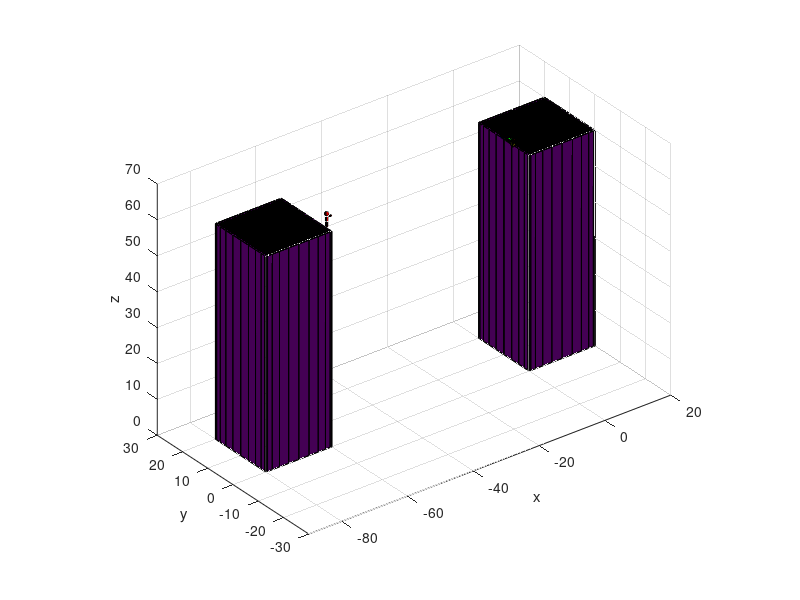

The MATLAB script that drew this image: (Note: this script raises an error after producing the figure.)
close all, clear all, clc

%% Setting the scene: THE AMAZING SPIDERMAN
% this code depicts an epic scene featuring the famous spiderman as he
% tries to save his Mary Jane Watson's life. This time the user gets to
% decide on some key peices to the scene. These pieces include the color of
% spiderman's suit, whether the building is on fire, and even if spiderman
% can save Mary Jane. In order to run the code just click run and type
% 'yes'or 'no' to any of the three questions.
disp('Mary Jane Watson has been dropped from a building by the green goblin.'); 
disp( 'She is falling to her death and only Spiderman can save her!');

%% Background
%Scope
Axes = axes('XLim',[-90 20],'YLim',[-30 30],...
    'Zlim', [0 70]);
view(3);
grid on;  
axis equal;
hold on
xlabel('x');
ylabel('y');
zlabel('z');
[x y z] = cylinder([0.2 0.2]); % used on spiderman and mary jane
[i j k]= sphere; % used on spidermans and mary janes head
[xc yc zc] = cylinder([0.1 0.0]); % used for the fire on the buildings
% the axis appears before the user input is requested so that the user can
% dock the empty plot before anything actually happens.

%% user input
color = input('Is this spiderman 3?      ', 's');
fire = input('Is the building on fire?    ', 's');
save = input('Does Spiderman save Mary Jane?    ', 's');

switch  color % this part changes the varible used to color spiderman
    case {'y','Y', 'yes', 'yeah', 'YES'};
        spidermanColor = 'black';
    otherwise 
        spidermanColor = 'red';
end
switch fire % when switched yes randomly generated cones appear on mary js building
    case {'y', 'Y', 'yes', 'yeah', 'sure', 'YES'};
        i=0  ;
       while i< 50;
        fire= surface( (0+20)*rand(1,1)*xc+(0+20*rand(1,1)), (0+20)*rand(1,1)*yc+(0+20*rand(1,1)),...
            (1+30)*rand(1,1)*zc+60, 'Facecolor', [1 rand(1) 0]);
        i=i+1;
        hold on
       end
        
end
switch save; % this switch alters spidermans path
    case { 'no', 'n', 'NOPE', 'N', 'NO'};
        omegaX = .10*pi;
        omegaZ = -.074*pi;
    otherwise
        omegaX= .16*pi;
        omegaZ= -.074*pi;
end

%% Buildings

% Mary J building
southFacade1= surface(50*x+10, 0*y, 60*z);
eastFacade1= surface(0*x+20, 50*y+10,60*z);
northFacade1= surface(50*x+10, 0*y+20, 60*z);
westFacade1= surface(0*x, 50*y+10,60*z);
topFacade1= surface(50*x+10,20*z,0*y+60, 'Facecolor', 'black');
% the building is a collection of square planes. It does not need to be
% combined as one object because it is not moving

% Spiderman Building
southFacade2= surface(50*x-70, 0*y, 60*z);
eastFacade2= surface(0*x-60, 50*y+10,60*z);
northFacade2= surface(50*x-70, 0*y+20, 60*z);
westFacade2= surface(0*x-80, 50*y+10,60*z);
topFacade2= surface(50*x-70,20*z,0*y+60, 'Facecolor', 'black');
% this building is the same as the first except moved more towards
% spiderman.  

%% Mary Jane Watson Generation
[i j k]= sphere;
% Each surface of the woman
h(1)= surface(.5*i-5, .5*j, .5*k+65, 'Facecolor', 'yellow');
h(2)= surface(2*x-5, 0*y-.5, 2*z+64.4, 'Facecolor', 'red');
h(3)= surface(2*x-5, 3*z, y+65, 'Facecolor', 'green');
h(4)= surface(1*x-5.27, 2*z+2.5, y+65, 'Facecolor', 'blue');
h(5)= surface(1*x-4.73, 2*z+2.5, y+65, 'Facecolor', 'blue');
h(6)= surface(1*x-5.27, 2*y+1, z+65, 'Facecolor', 'green');
h(7)= surface(1*x-4.73, 2*y+1, z+65, 'Facecolor', 'green');
% setting each surface to one object
maryJ = hgtransform('Parent',Axes);
set(h(1:7), 'Parent', maryJ); 
drawnow

%% Spiderman Creation

h(8)= surface(.5*i-60, .5*j+2, .5*k+64, 'Facecolor', spidermanColor);
h(9)= surface(1.5*x-60, 1.5*y+2, 2*z+62, 'Facecolor', spidermanColor);
h(10)= surface(.75*x-60, .75*y+2.2, 1.5*z+60.5,'Facecolor', spidermanColor);
h(11)= surface(.75*x-60, .75*y+1.8, 1.5*z+60.5,'Facecolor', spidermanColor);
h(12)= surface(z-60.2, .75*y+2.2, .75*x+63.25,'Facecolor', spidermanColor);
h(13)= surface(z-59.8, .75*y+1.8, .75*x+63.25,'Facecolor', spidermanColor);

%setting ech surface to one object
spiderman = hgtransform('Parent',Axes);
set(h(8:13), 'Parent', spiderman); 
drawnow


%% Mary J and Spiderman path

% constants
acceleration= -9.81; % m/s/s acceleration due to gravity
t=0; % interval will be used in the loop
Ax= -55; % Spiderman x-direction
fiX= pi;
Az= -65; 
fiZ= pi/2; % Spiderman z-direction

while t < 4;
   % Mary Jane falling motion
    d=.5*acceleration*t^2;
        translation1 = makehgtform('translate',...
        [0 0 d]);
    set(maryJ,'Matrix',...
        translation1*1);
    t= t+.005;
    pause(.0003) % can be altered for a more dramatic expierence. removing 
                 % the pause will result in real-time.
  % Spiderman swinging
     xd = Ax*sin(t*omegaX+ fiX); % Pendulum physics
     zd = Az*cos(t*omegaZ+ fiZ); % Spiderman movement is not affected by 
                                 % gravity but instead what I would call 'superhero' physics 
     translation2=  makehgtform('translate',...
        [xd 0 zd]);
         set(spiderman,'Matrix',...
        translation2)
    if xd >= 54.8;
        disp('Mary J is saved!!!')
        t= 5;
    end
     if d < -65;
       disp('That bitch is dead');
       t = 5;
   end
end
